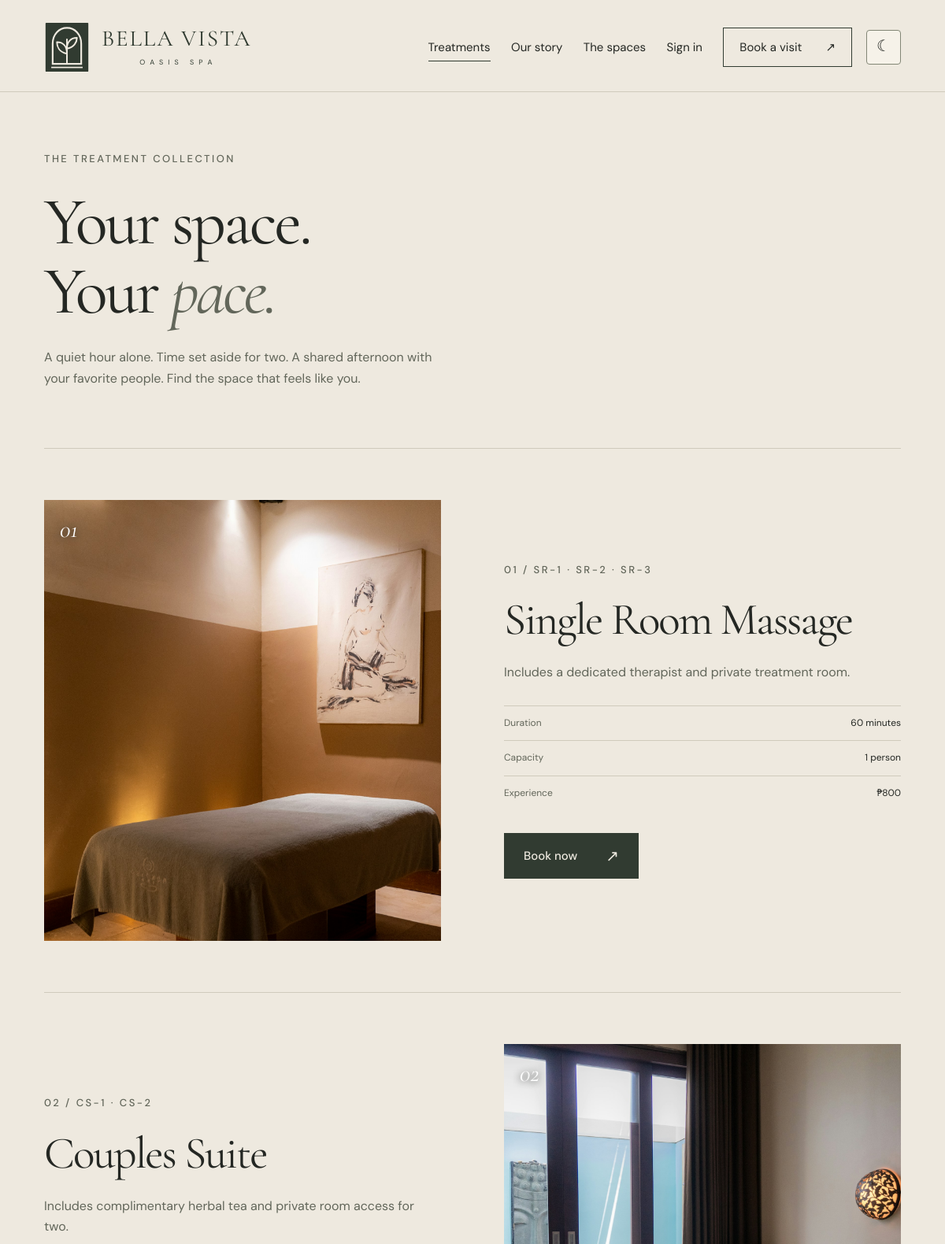
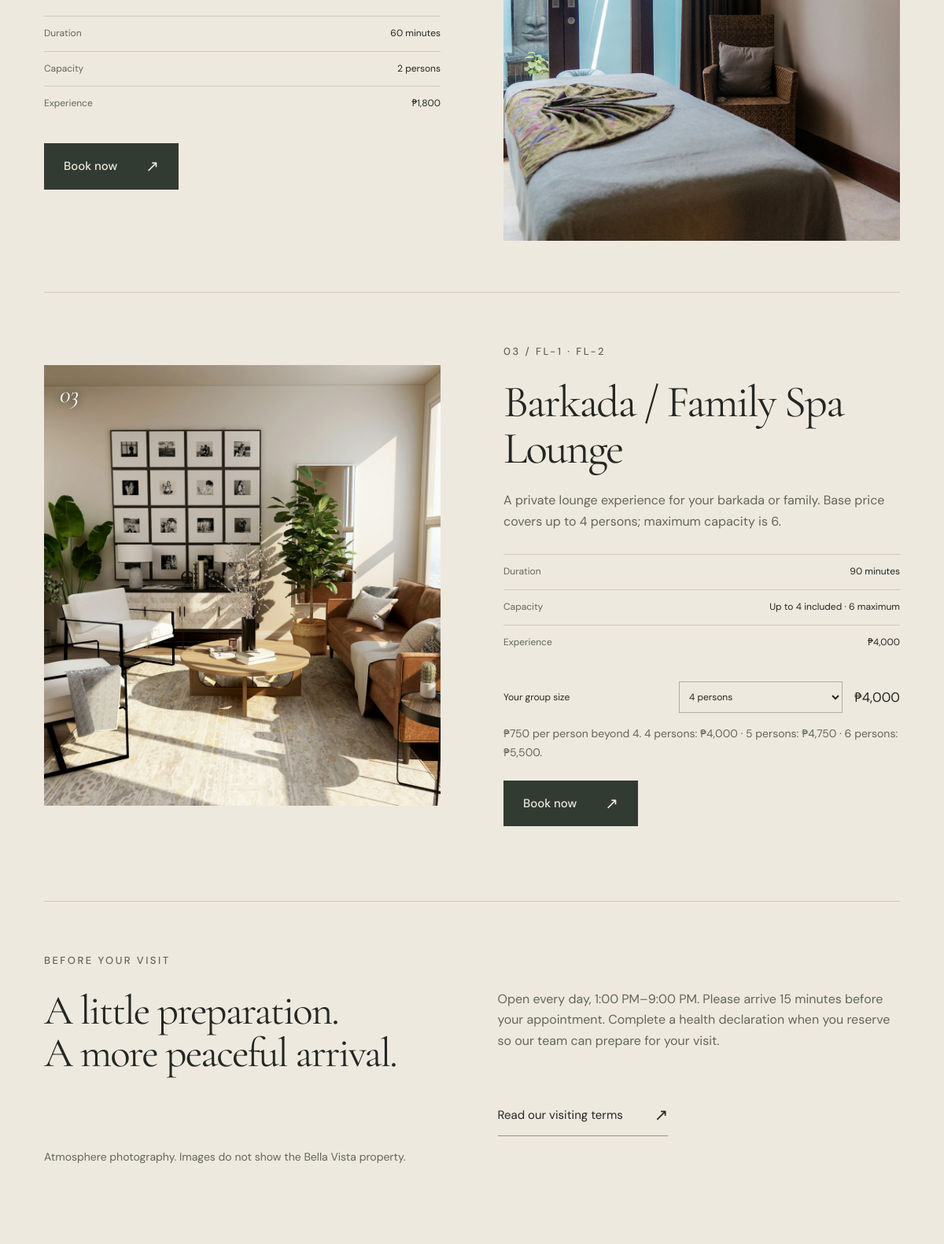
The app's page /public/services.php (upper part) with its own data (2 pictures, top to bottom).
### tables this page shows
CREATE TABLE services (
    id INT UNSIGNED AUTO_INCREMENT PRIMARY KEY,
    slug VARCHAR(80) NOT NULL UNIQUE,
    name VARCHAR(100) NOT NULL,
    description TEXT NOT NULL,
    base_price DECIMAL(10,2) NOT NULL,
    duration_minutes SMALLINT UNSIGNED NOT NULL,
    base_capacity TINYINT UNSIGNED NOT NULL,
    max_capacity TINYINT UNSIGNED NOT NULL,
    extra_person_fee DECIMAL(10,2) NOT NULL DEFAULT 0,
    image_filename VARCHAR(100) NOT NULL,
    sort_order SMALLINT NOT NULL DEFAULT 0,
    is_active BOOLEAN NOT NULL DEFAULT TRUE,
    CHECK (base_price >= 0 AND extra_person_fee >= 0),
    CHECK (base_capacity >= 1 AND max_capacity >= base_capacity),
    CHECK (duration_minutes IN (60,90))
);

### app/helpers.php (called while the page is built, shortened)
<?php
function e(mixed $value): string { return htmlspecialchars((string)$value, ENT_QUOTES | ENT_SUBSTITUTE, 'UTF-8'); }
function url(string $path): string
{
    $script = str_replace('\\', '/', $_SERVER['SCRIPT_NAME'] ?? '/index.php');
    $base = str_replace('\\', '/', dirname($script));
    return rtrim($base, '/.') . '/' . ltrim($path, '/');
}
function money(int|string $amount): string { return preg_replace('/\.00$/', '', peso_amount(decimal_centavos($amount))); }

### app/database.php (called while the page is built, shortened)
<?php
function db(): PDO
{
    static $connection = null;
    if ($connection === null) {
        global $config;
        $dsn = sprintf('mysql:host=%s;port=%s;dbname=%s;charset=utf8mb4', $config['db_host'], $config['db_port'], $config['db_name']);
        $connection = new PDO($dsn, $config['db_user'], $config['db_password'], [
            PDO::ATTR_ERRMODE => PDO::ERRMODE_EXCEPTION,
            PDO::ATTR_DEFAULT_FETCH_MODE => PDO::FETCH_ASSOC,
            PDO::ATTR_EMULATE_PREPARES => false,
        ]);
        $connection->exec("SET time_zone = '+00:00'");
    }
    return $connection;
}

### app/modules/catalog.php (called while the page is built, shortened)
<?php
function services(): array
{
    return db()->query('SELECT * FROM services WHERE is_active = 1 ORDER BY sort_order, id')->fetchAll();
}
function service_rooms(int $serviceId): array
{
    $query = db()->prepare('SELECT id, service_id, code, capacity FROM rooms WHERE service_id = ? AND is_active = 1 ORDER BY code');
    $query->execute([$serviceId]);
    return $query->fetchAll();
}
function service_total(array $service, int $guests): int
{
    return (int)$service['base_price'] + max(0, $guests - (int)$service['base_capacity']) * (int)$service['extra_person_fee'];
}

### app/modules/money.php (called while the page is built, shortened)
<?php
function decimal_centavos(string|int $value): int
{
    if (!preg_match('/^(0|[1-9][0-9]{0,8})(?:\.([0-9]{1,2}))?$/D', (string)$value, $parts)) {
        throw new InvalidArgumentException('Invalid monetary amount.');
    }
    return (int)$parts[1]*100 + (int)str_pad($parts[2] ?? '', 2, '0');
}
function peso_amount(int $centavos): string
{
    $pesos = preg_replace('/\B(?=(\d{3})+(?!\d))/', ',', (string)intdiv($centavos,100));
    return '₱'.$pesos.'.'.str_pad((string)($centavos%100),2,'0',STR_PAD_LEFT);
}

### public/services.php (the view, shortened to what this page needs)
<?php
$catalog = services();
require __DIR__ . '/../app/components/header.php';
?>
<section class="page-intro container">
<p class="eyebrow">The treatment collection</p>
<h1>Your space.<br>Your <em>pace.</em>
</h1>
<p>A quiet hour alone. Time set aside for two. A shared afternoon with your favorite people. Find the space that feels like you.</p>
</section>
<div class="container service-list">
<?php foreach ($catalog as $index => $service): $rooms=service_rooms((int)$service['id']); ?>
<article class="service-feature" id="<?= e($service['slug']) ?>">
<div class="service-photo">
<img src="<?= e(url('/assets/images/'.$service['image_filename'])) ?>" alt="<?= e($service['name']) ?> atmosphere — illustrative photography" width="900" height="1000" <?= $index ? 'loading="lazy"' : '' ?>>
<span class="image-number">0<?= $index+1 ?>
</span>
</div>
<div class="service-copy">
<p class="eyebrow">0<?= $index+1 ?> / <?= e(implode(' · ',array_column($rooms,'code'))) ?>
</p>
<h2>
<?= e($service['name']) ?>
</h2>
<p>
<?= e($service['description']) ?>
</p>
<dl class="service-facts">
<div>
<dt>Duration</dt>
<dd>
<?= e($service['duration_minutes']) ?> minutes</dd>
</div>
<div>
<dt>Capacity</dt>
<dd>
<?= $service['max_capacity'] > $service['base_capacity'] ? 'Up to '.$service['base_capacity'].' included · '.$service['max_capacity'].' maximum' : $service['max_capacity'].' '.($service['max_capacity']==1?'person':'persons') ?>
</dd>
</div>
<div>
<dt>Experience</dt>
<dd>
<?= money($service['base_price']) ?>
</dd>
</div>
</dl>
<?php if ((int)$service['extra_person_fee'] > 0): ?>
<div class="price-estimator" data-base="<?= e($service['base_price']) ?>" data-included="<?= e($service['base_capacity']) ?>" data-extra="<?= e($service['extra_person_fee']) ?>">
<label for="guests">Your group size</label>
<select id="guests" name="guests">
<?php for($n=1;$n<=(int)$service['max_capacity'];$n++): ?>
<option value="<?= $n ?>" <?= $n==4?'selected':'' ?>>
<?= $n ?> <?= $n==1?'person':'persons' ?>
</option>
<?php endfor; ?>
</select>
<output for="guests" aria-live="polite">
<?= money($service['base_price']) ?>
</output>
<p>
<?= money($service['extra_person_fee']) ?> per person beyond <?= e($service['base_capacity']) ?>. <?php foreach ([4,5,6] as $n): ?>
<?= $n ?> persons: <?= money(service_total($service,$n)) ?>
<?= $n < 6 ? ' · ' : '.' ?>
<?php endforeach; ?>
</p>
</div>
<?php endif; ?>
<a class="button" href="<?= e(url('/booking.php?service_id='.$service['id'])) ?>">Book now <span>↗</span>
</a>
</div>
</article>
<?php endforeach; ?>
</div>
<section class="visit-note container">
<p class="eyebrow">Before your visit</p>
<h2>A little preparation.<br>A more peaceful arrival.</h2>
<p>Open every day, 1:00 PM–9:00 PM. Please arrive 15 minutes before your appointment. Complete a health declaration when you reserve so our team can prepare for your visit.</p>
<a class="text-link" href="<?= e(url('/terms.php')) ?>">Read our visiting terms <span>↗</span>
</a>
</section>
<p class="container image-disclosure">Atmosphere photography. Images do not show the Bella Vista property.</p>
<?php require __DIR__ . '/../app/components/footer.php'; ?>

### app/components/header.php (shortened to what this page needs)
<?php
$activePage = basename($_SERVER['SCRIPT_NAME']);
$signedIn = !empty($_SESSION['user_id']);
$adminNavigation=$signedIn&&($_SESSION['user_role']??'')==='admin';
?>
<!doctype html>
<html lang="en">
<head>
    <link rel="stylesheet" href="<?= e(url('/assets/css/base.css')) ?>">
    <link rel="stylesheet" href="<?= e(url('/assets/css/pages.css')) ?>">
    <link rel="stylesheet" href="<?= e(url('/assets/css/booking.css')) ?>">
    <link rel="stylesheet" href="<?= e(url('/assets/css/management.css')) ?>">
    <link rel="stylesheet" href="<?= e(url('/assets/css/refinements.css')) ?>">
</head>
<body>
<header class="site-header">
    <a class="brand" href="<?= e(url('/')) ?>" aria-label="Bella Vista Oasis Spa, home">
        <img src="<?= e(url('/assets/images/mark.svg')) ?>" width="60" height="68" alt="">
        <span>BELLA VISTA<small>O A S I S &nbsp; S P A</small>
</span>
    </a>
    <div class="header-controls">
    <nav id="main-nav" aria-label="Main navigation">
        <?php foreach (['services.php'=>'Treatments','about.php'=>'Our story','gallery.php'=>'The spaces'] as $file=>$label): ?>
        <a href="<?= e(url('/'.$file)) ?>" <?= $activePage === $file ? 'aria-current="page"' : '' ?>>
<?= e($label) ?>
</a>
        <?php endforeach; ?>
        <a href="<?= e(url('/auth/login.php')) ?>">
<?= $adminNavigation?'Administration':($signedIn ? 'My account' : 'Sign in') ?>
</a>
        <a class="nav-book" href="<?= e(url($adminNavigation?'/admin/appointments.php':'/booking.php')) ?>"><?= $adminNavigation?'Appointments':'Book a visit' ?> <span aria-hidden="true">↗</span>
</a>
    </nav>
    <button class="theme-toggle" type="button" aria-label="Dark mode" aria-pressed="false" data-theme-toggle hidden>
        <span class="theme-sun" aria-hidden="true">☀</span><span class="theme-moon" aria-hidden="true">☾</span>
    </button>
    </div>
</header>
<main id="main">

### app/components/footer.php (shortened to what this page needs)
</main>
</body>
</html>

### public/assets/css/base.css (style rules this page uses)
:root { --linen:#eee9df; --forest:#313b31; --stone:#9c8f75; --clay:#b07854; --ink:#242723; --muted:#62665a; --line:#cfcabc; --serif:'Atlas Serif',Georgia,serif; --sans:'Atlas Sans','Segoe UI',sans-serif; }
* { box-sizing:border-box; }
html { scroll-behavior:smooth; scroll-padding-top:30px; }
body { margin:0; background:var(--linen); color:var(--ink); font:15px/1.7 var(--sans); -webkit-font-smoothing:antialiased; }
h1,h2,h3,p { margin:0; }
h1,h2,h3 { font-family:var(--serif); font-weight:400; line-height:1.03; letter-spacing:-.035em; }
h1 { font-size:clamp(64px,7.1vw,112px); }
h2 { font-size:clamp(43px,4.4vw,68px); }
em { font-weight:400; color:#647259; }
a { color:inherit; text-decoration:none; }
button,input,select { font:inherit; }
button,a,input,select { touch-action:manipulation; }
button { cursor:pointer; }
img { display:block; width:100%; height:auto; object-fit:cover; }
button { color:inherit; }
a,button { -webkit-tap-highlight-color:transparent; }
.container { width:calc(100% - 112px); max-width:1392px; margin-inline:auto; }
.eyebrow { font:500 10px/1.6 var(--sans); letter-spacing:.19em; text-transform:uppercase; color:var(--muted); }
.site-header { max-width:1600px; margin:auto; padding:27px 56px 23px; display:flex; align-items:center; justify-content:space-between; border-bottom:1px solid var(--line); gap:30px; }
.brand { display:flex; align-items:center; gap:13px; flex-shrink:0; }
.brand img { width:40px; height:48px; }
.brand>span { font-family:var(--serif); font-size:25px; letter-spacing:.08em; line-height:1.1; }
.brand small { display:block; text-align:center; font:8px/1.7 var(--sans); letter-spacing:.18em; margin-top:5px; }
nav { display:flex; align-items:center; gap:32px; font-size:12px; }
nav a { position:relative; padding:8px 0; }
nav a:not(.nav-book):after { content:''; position:absolute; bottom:2px; left:0; width:0; height:1px; background:var(--forest); transition:width .25s; }
nav a:hover:after,nav a[aria-current]:after { width:100%; }
.nav-book { padding:12px 20px; border:1px solid var(--forest); display:flex; gap:30px; align-items:center; }
.button { display:inline-flex; align-items:center; justify-content:space-between; gap:44px; background:var(--forest); color:var(--linen); padding:17px 24px; border:1px solid var(--forest); font:500 12px/1.5 var(--sans); transition:background .2s,transform .2s; }
.button span { font-size:20px; line-height:1; }
.text-link { display:inline-flex; gap:40px; align-items:center; border:0; border-bottom:1px solid var(--stone); background:none; padding:9px 0; font-size:12px; }
.text-link span { font-size:21px; }
.image-number { position:absolute; left:20px; top:18px; color:#fff; font:italic 31px var(--serif); text-shadow:0 1px 10px #242723; }
.image-disclosure { font-size:10px; color:var(--muted); margin-top:15px; line-height:1.7; }
.page-intro { padding-top:75px; padding-bottom:75px; }
.page-intro h1 { margin:25px 0 28px; }
.page-intro>p:last-child { max-width:510px; color:var(--muted); }
[id] { scroll-margin-top:35px; }
.field input,select { width:100%; min-height:48px; border:1px solid #adae9e; background:transparent; padding:11px 13px; border-radius:0; color:var(--ink); }

### public/assets/css/booking.css (style rules this page uses)
.site-header { gap: 26px; }
.brand { gap: 15px; color: var(--forest); }
.brand img { width: 58px; height: 66px; flex: 0 0 auto; }
.brand > span { font-size: 29px; letter-spacing: .065em; }
.brand small { font-size: 9px; letter-spacing: .2em; margin-top: 7px; }
.site-header nav { gap: clamp(18px, 2.2vw, 32px); }

### records on screen
services: image_filename (picture), rooms "SR-1 · SR-2 · SR-3", name "Single Room Massage", description "Includes a dedicated therapist and private treatment room.", duration_minutes "60", max_capacity "1", shows "person", base_price "₱800"
services: image_filename (picture), rooms "CS-1 · CS-2", name "Couples Suite", description "Includes complimentary herbal tea and private room access for two.", duration_minutes "60", max_capacity "2", shows "persons", base_price "₱1,800"
services: image_filename (picture), rooms "FL-1 · FL-2", name "Barkada / Family Spa Lounge", description "A private lounge experience for your barkada or family. Base price covers up to 4 persons; maximum capacity is 6.", duration_minutes "90", base_capacity "4", max_capacity "6", base_price "₱4,000", extra_person_fee "₱750", n "4", money(service_total($service,$n)) "₱4,000", n "5", money(service_total($service,$n)) "₱4,750", n "6", money(service_total($service,$n)) "₱5,500"

### other values on screen
$label "Treatments"
$label "Our story"
$label "The spaces"
form field guests "4 persons"
